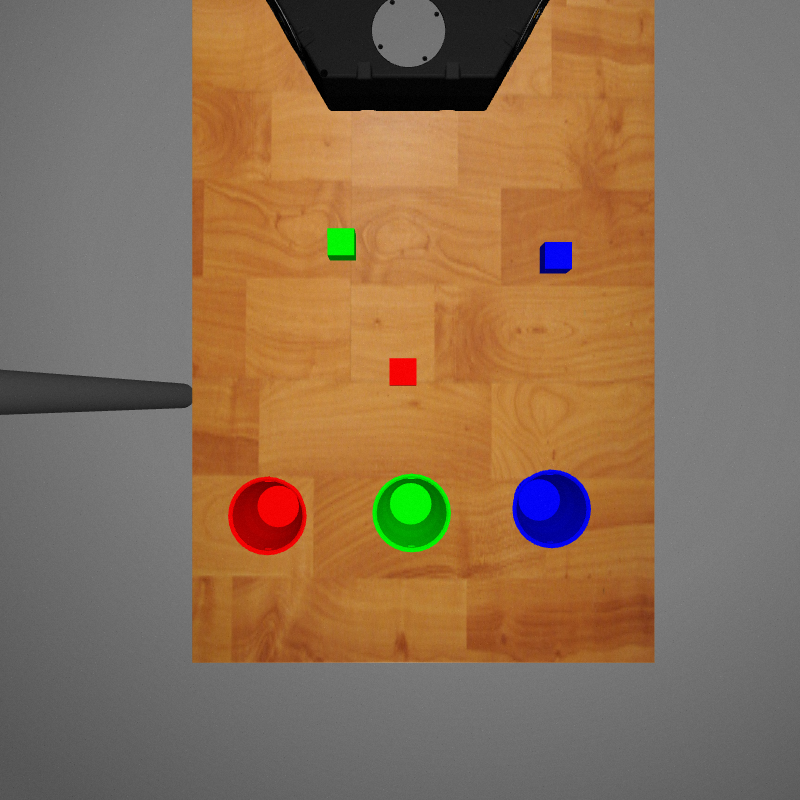
#> input picture ROS2/edo_calibration/edo_calibration/noWhitePlane.png, 800 x 800 px
$ python threshold.py
#> lines starting #> are read from the running program, lines starting #| are printed output that depends on the picture; after the words box and inside, x2 and y2 are one past the last pixel; in counts of white or black regions, pixels touching at a corner belong together
from __future__ import print_function
import cv2 as cv
import argparse
max_lowThreshold = 100
window_name = 'Edge Map'
title_trackbar = 'Min Threshold:'
ratio = 1.5
kernel_size = 3
def CannyThreshold(val):
    low_threshold = val
    img_blur = cv.blur(src_gray, (3,3))
    detected_edges = cv.Canny(img_blur, low_threshold, low_threshold*ratio, kernel_size)
    mask = detected_edges != 0
    dst = src * (mask[:,:,None].astype(src.dtype))
    cv.imshow(window_name, dst)

src = cv.imread("noWhitePlane.png")
#> src is the input picture: shape (800, 800, 3); mean B, G, R 85.4, 111.2, 137.8


if src is None:
    print('Could not open or find the image: ', args.input)
    exit(0)
src_gray = cv.cvtColor(src, cv.COLOR_BGR2GRAY)
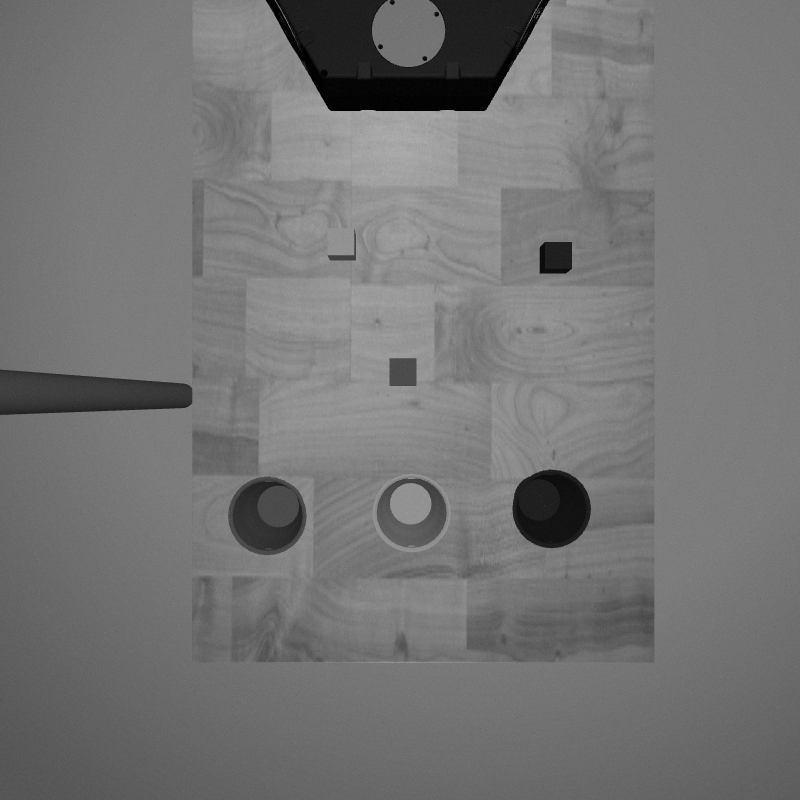
#> src_gray: shape (800, 800); min 0, max 177, mean 116.2
cv.namedWindow(window_name)
cv.createTrackbar(title_trackbar, window_name , 0, max_lowThreshold, CannyThreshold)
#> slider 'Min Threshold:' is set to 20

CannyThreshold(0)
#> in CannyThreshold, `detected_edges = cv.Canny(img_blur, low_threshold, low_threshold*ratio..`:
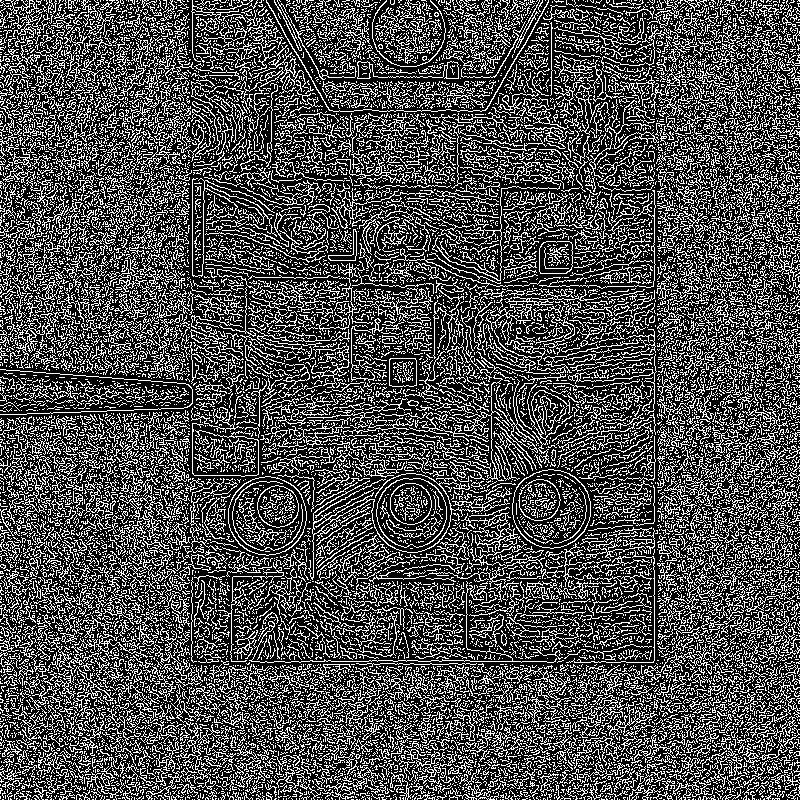
#> detected_edges: shape (800, 800); 30.1% white in thin lines or dots
#> in CannyThreshold, `mask = detected_edges != 0`: mask: shape (800, 800) bool; 30.1% white in thin lines or dots
#> in CannyThreshold, `dst = src * (mask[:,:,None].astype(src.dtype))`:
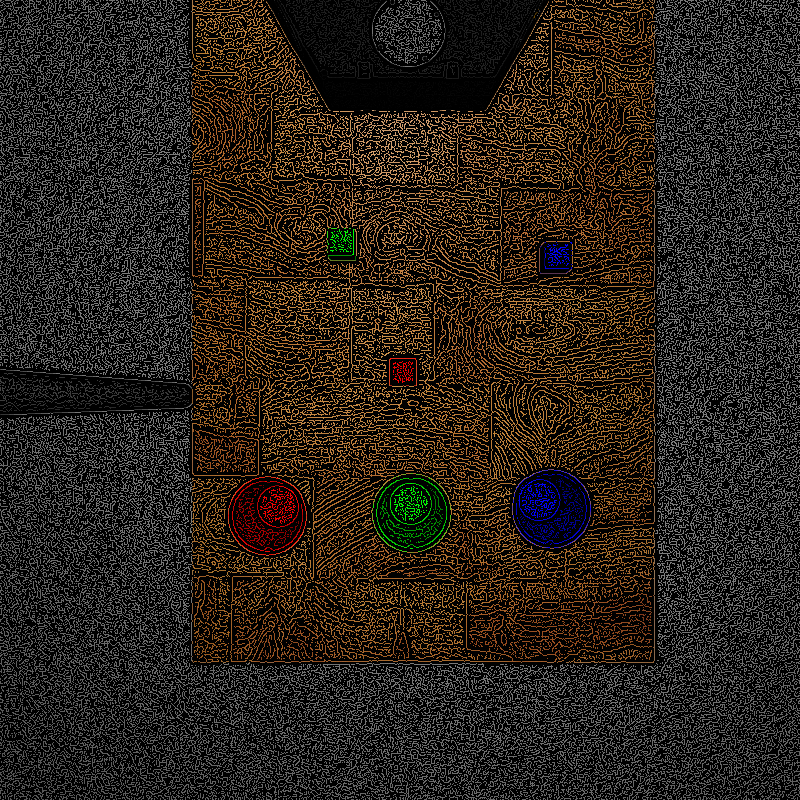
#> dst: shape (800, 800, 3); mean B, G, R 26.4, 33.6, 41.1
cv.waitKey()
#> call 2 of CannyThreshold, with val = 20
#> in CannyThreshold (call 2), `detected_edges = cv.Canny(img_blur, low_threshold, low_threshold*ratio..`:
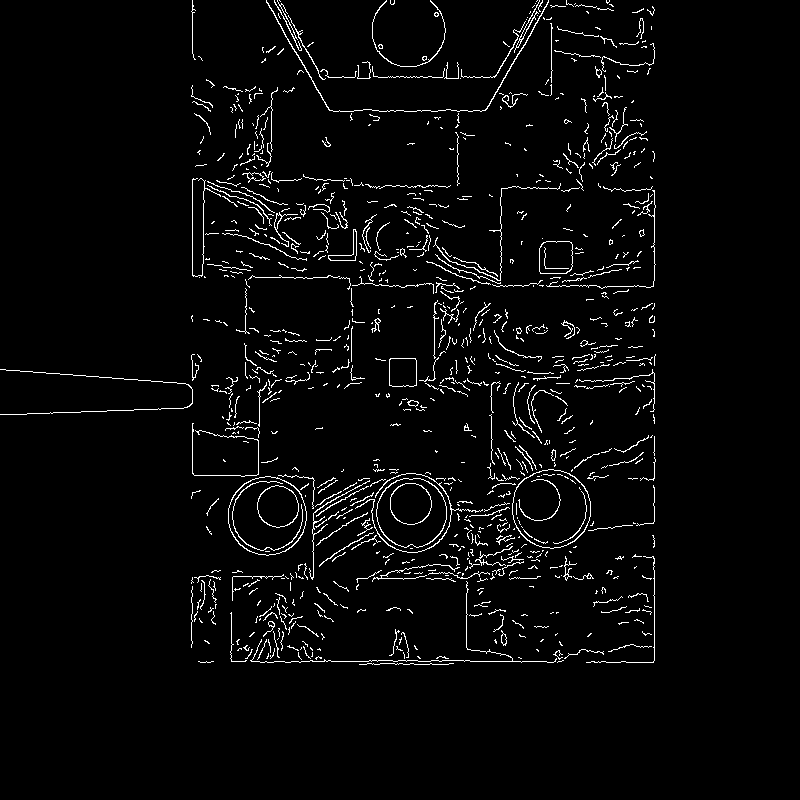
#> detected_edges: shape (800, 800); 3.3% white in thin lines or dots, all inside (x1, y1, x2, y2) = (0, 0, 656, 665)
#> in CannyThreshold (call 2), `dst = src * (mask[:,:,None].astype(src.dtype))`:
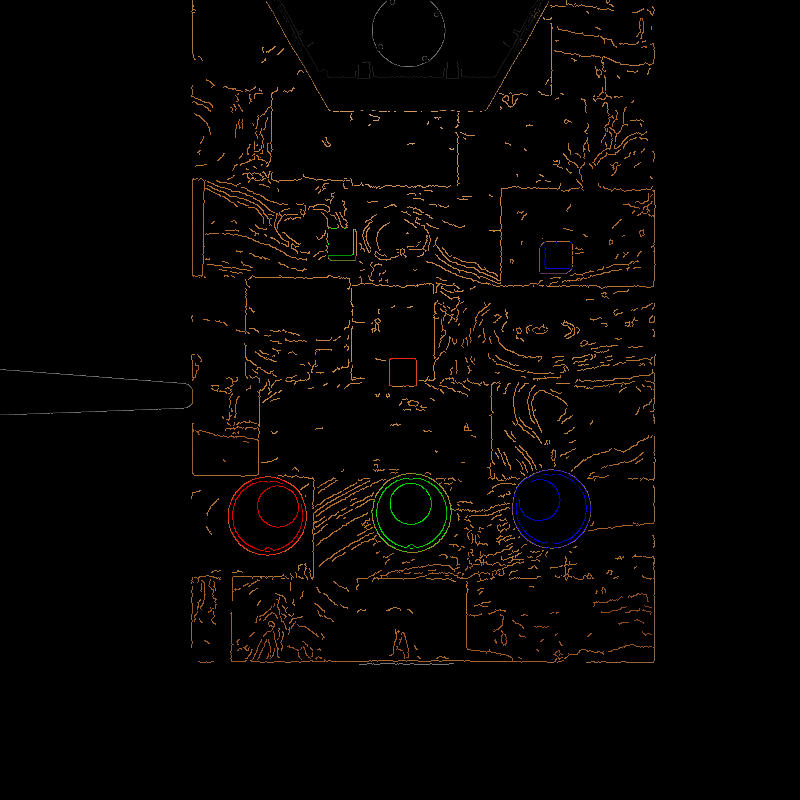
#> dst: shape (800, 800, 3); mean B, G, R 1.8, 3.4, 5.2

$ run again, with ROS2/edo_calibration/edo_calibration/defaultPose.png copied over ROS2/edo_calibration/edo_calibration/noWhitePlane.png
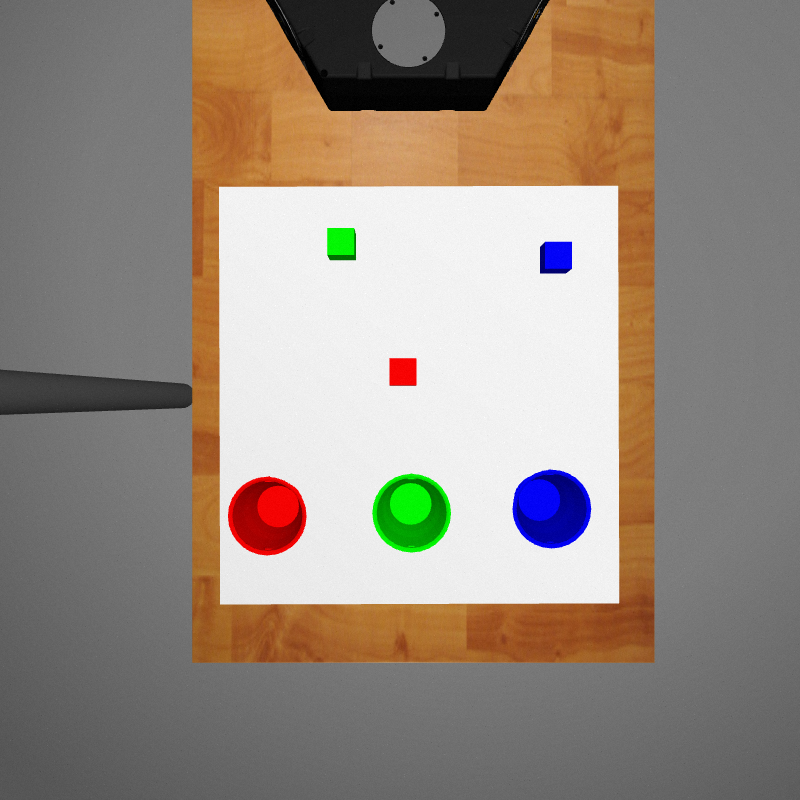
#> input picture ROS2/edo_calibration/edo_calibration/defaultPose.png, 800 x 800 px
#> src is the input picture: shape (800, 800, 3); mean B, G, R 128.4, 139.1, 150.7
#> in CannyThreshold, `detected_edges = cv.Canny(img_blur, low_threshold, low_threshold*ratio..`:
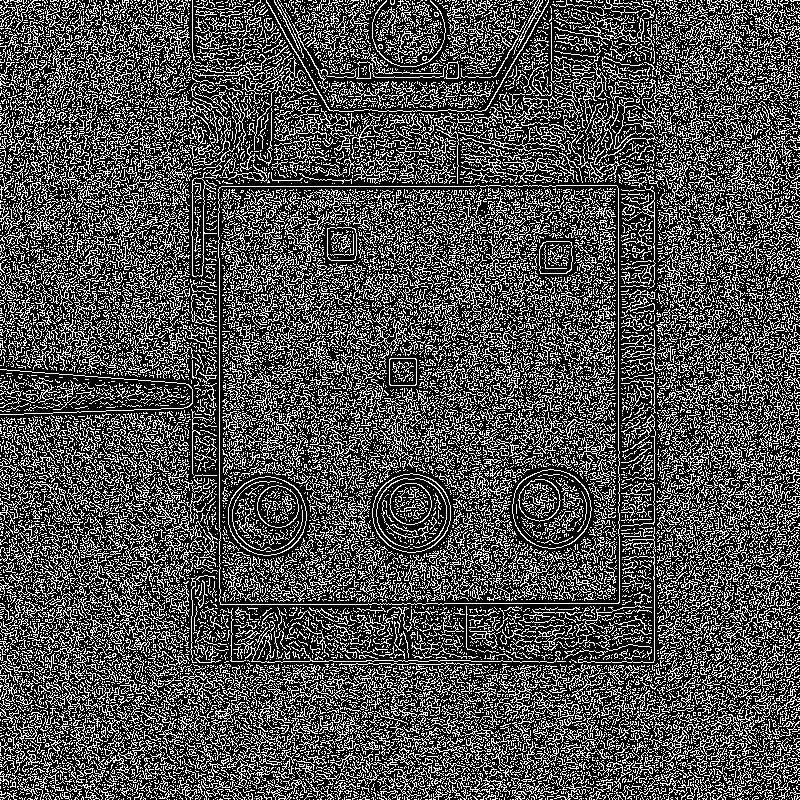
#> detected_edges: shape (800, 800); 30.8% white in thin lines or dots
#> mask: shape (800, 800) bool; 30.8% white in thin lines or dots
#> detected_edges: shape (800, 800); 1.9% white in thin lines or dots, all inside (x1, y1, x2, y2) = (0, 0, 656, 665)
#> in CannyThreshold (call 2), `dst = src * (mask[:,:,None].astype(src.dtype))`:
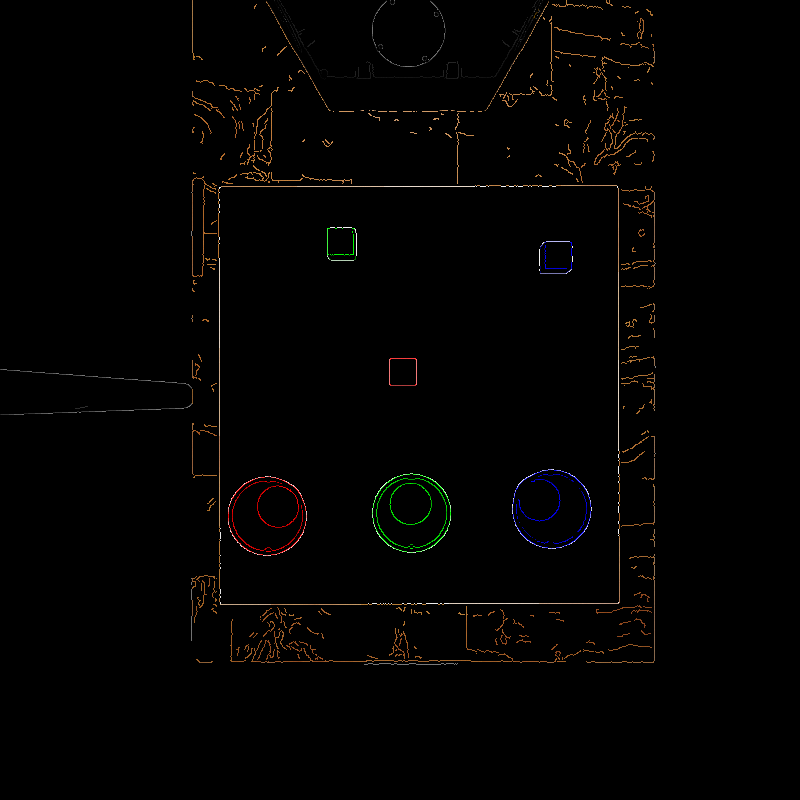
#> dst: shape (800, 800, 3); mean B, G, R 1.4, 2.1, 2.8

$ run again, with ROS2/edo_calibration/edo_calibration/gazeboPose.png copied over ROS2/edo_calibration/edo_calibration/noWhitePlane.png
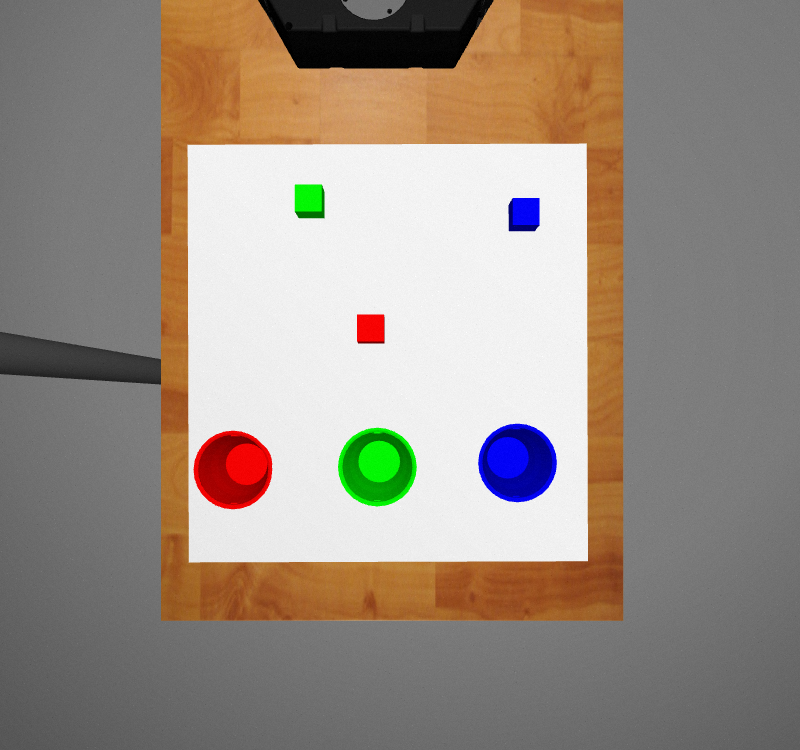
#> input picture ROS2/edo_calibration/edo_calibration/gazeboPose.png, 800 x 750 px
#> src is the input picture: shape (750, 800, 3); mean B, G, R 132.1, 142.6, 154.1
#> in CannyThreshold, `detected_edges = cv.Canny(img_blur, low_threshold, low_threshold*ratio..`:
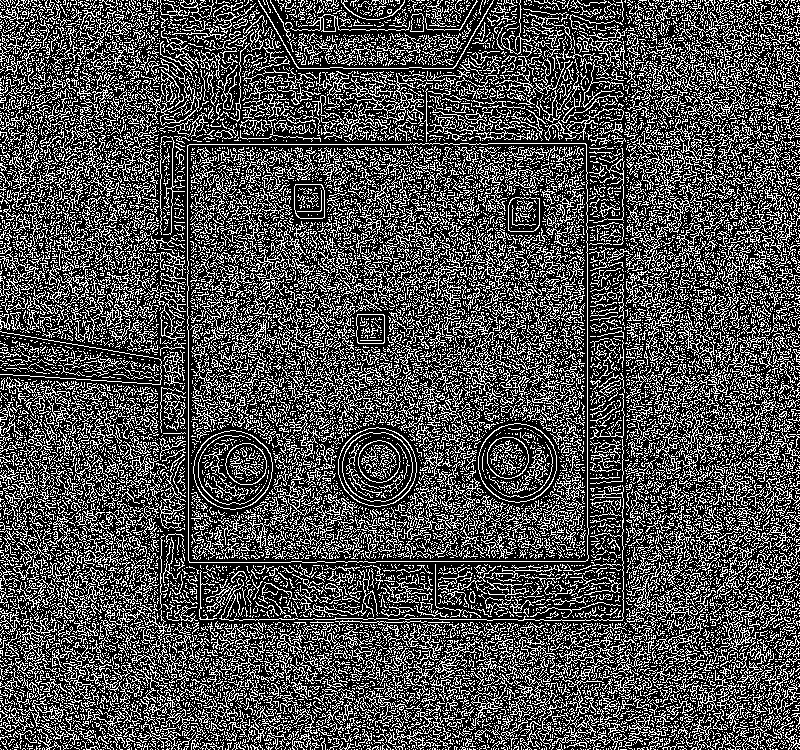
#> detected_edges: shape (750, 800); 30.8% white in thin lines or dots
#> mask: shape (750, 800) bool; 30.8% white in thin lines or dots
#> detected_edges: shape (750, 800); 1.9% white in thin lines or dots, all inside (x1, y1, x2, y2) = (0, 0, 625, 623)
#> in CannyThreshold (call 2), `dst = src * (mask[:,:,None].astype(src.dtype))`:
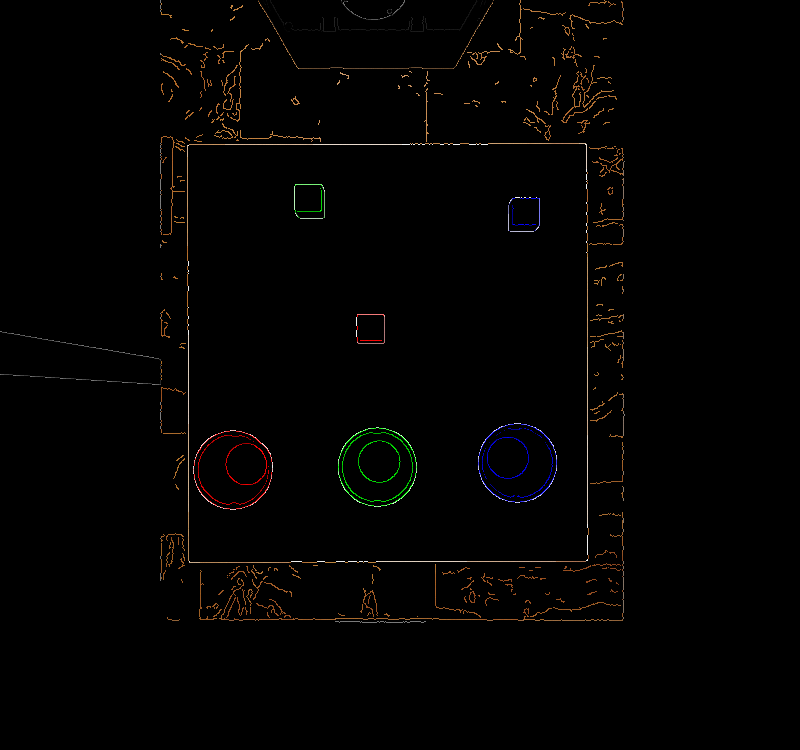
#> dst: shape (750, 800, 3); mean B, G, R 1.4, 2.1, 2.8
